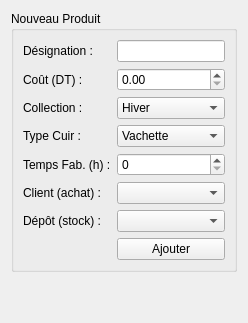
          <widget class="QWidget" name="tab_prod_new">
           <attribute name="title">
            <string>➕ Nouveau Produit</string>
           </attribute>
           <layout class="QVBoxLayout" name="vl_tab_prod_new">
            <item>
             <widget class="QGroupBox" name="gb_prod_new">
              <property name="title">
               <string>Nouveau Produit</string>
              </property>
              <layout class="QFormLayout" name="fl_prod_new">
               <item row="0" column="0"><widget class="QLabel"><property name="text"><string>Désignation :</string></property></widget></item>
               <item row="0" column="1"><widget class="QLineEdit" name="le_prod_nom"/></item>
               <item row="1" column="0"><widget class="QLabel"><property name="text"><string>Coût (DT) :</string></property></widget></item>
               <item row="1" column="1"><widget class="QDoubleSpinBox" name="sb_prod_cout"><property name="maximum"><double>10000.0</double></property></widget></item>
               <item row="2" column="0"><widget class="QLabel"><property name="text"><string>Collection :</string></property></widget></item>
               <item row="2" column="1"><widget class="QComboBox" name="cb_prod_coll"><item><property name="text"><string>Hiver</string></property></item><item><property name="text"><string>Été</string></property></item><item><property name="text"><string>Intemporel</string></property></item></widget></item>
               <item row="3" column="0"><widget class="QLabel"><property name="text"><string>Type Cuir :</string></property></widget></item>
               <item row="3" column="1"><widget class="QComboBox" name="cb_prod_cuir"><item><property name="text"><string>Vachette</string></property></item><item><property name="text"><string>Agneau</string></property></item><item><property name="text"><string>Croco</string></property></item></widget></item>
               <item row="4" column="0"><widget class="QLabel"><property name="text"><string>Temps Fab. (h) :</string></property></widget></item>
               <item row="4" column="1"><widget class="QSpinBox" name="sb_prod_temps"/></item>
               <item row="5" column="0"><widget class="QLabel"><property name="text"><string>Client (achat) :</string></property></widget></item>
               <item row="5" column="1"><widget class="QComboBox" name="cb_prod_client"/></item>
               <item row="6" column="0"><widget class="QLabel"><property name="text"><string>Dépôt (stock) :</string></property></widget></item>
               <item row="6" column="1"><widget class="QComboBox" name="cb_prod_empl"/></item>
               <item row="7" column="1"><widget class="QPushButton" name="btn_valider_produit"><property name="text"><string>Ajouter</string></property></widget></item>
              </layout>
             </widget>
            </item>
            <item>
                <spacer name="verticalSpacer_2">
                <property name="orientation">
                <enum>Qt::Vertical</enum>
                </property>
                <property name="sizeHint" stdset="0">
                <size>
                <width>20</width>
                <height>40</height>
                </size>
                </property>
                </spacer>
            </item>
           </layout>
          </widget>
